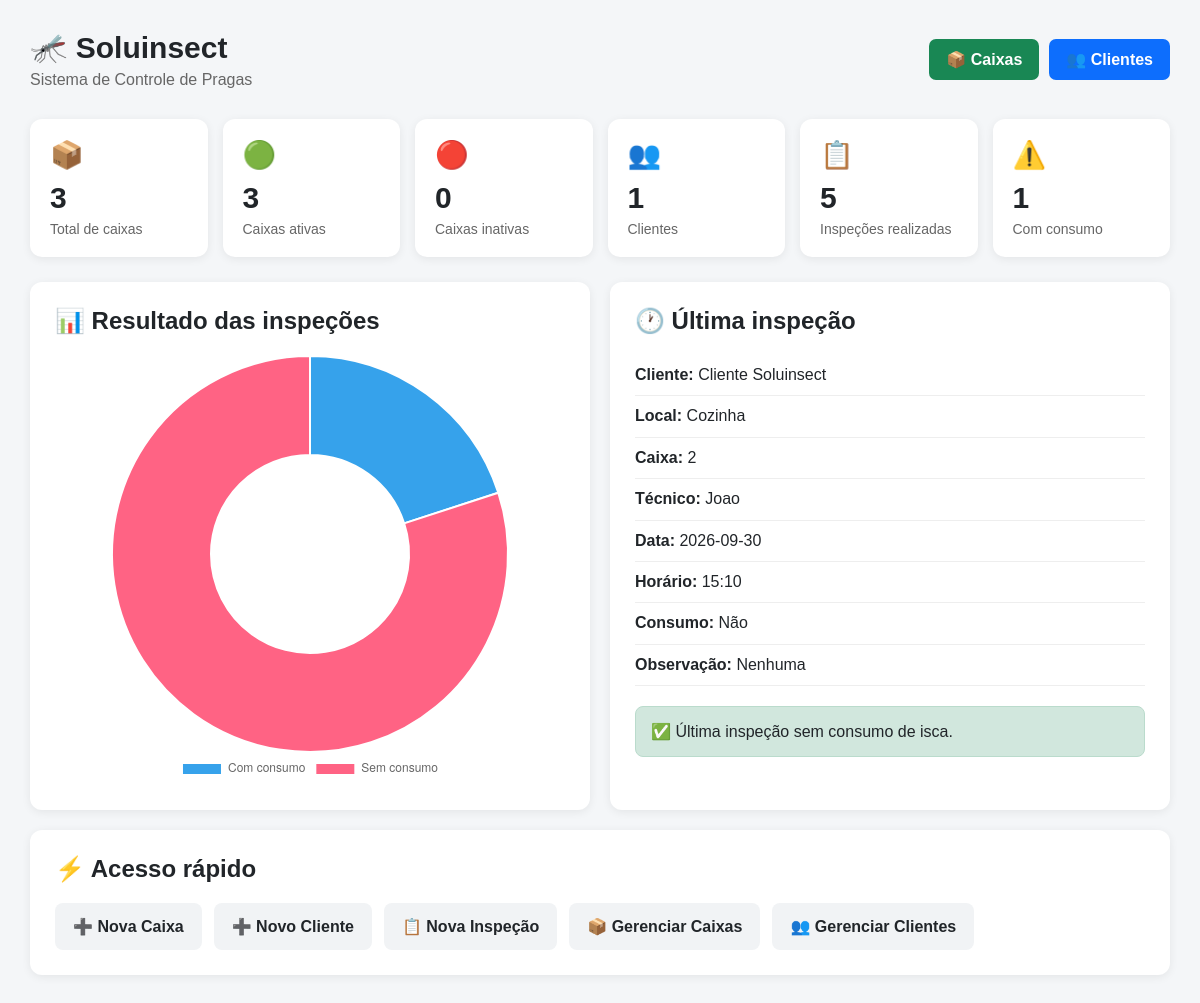
The page / on the database its author committed.
### tables this page shows
CREATE TABLE clientes (
    id INTEGER PRIMARY KEY AUTOINCREMENT,
    nome TEXT NOT NULL,
    telefone TEXT,
    email TEXT
);

CREATE TABLE caixas (
    id INTEGER PRIMARY KEY AUTOINCREMENT,
    cliente_id INTEGER NOT NULL,
    local TEXT NOT NULL,
    status TEXT DEFAULT 'Ativa',
    FOREIGN KEY (cliente_id) REFERENCES clientes(id)
);

CREATE TABLE inspecoes (
            id INTEGER PRIMARY KEY AUTOINCREMENT,
            caixa_id INTEGER NOT NULL,
            data TEXT NOT NULL,
            consumo TEXT NOT NULL,
            observacao TEXT, tecnico TEXT, horario TEXT,
            FOREIGN KEY (caixa_id) REFERENCES caixas(id)
        );

### app.py (the view)
@app.route("/")
def index():
    conexao = conectar_banco()
    clientes = conexao.execute(
        "SELECT * FROM clientes ORDER BY id"
    ).fetchall()
    caixas = conexao.execute(
        """
        SELECT
            caixas.id,
            caixas.cliente_id,
            caixas.local,
            caixas.status,
            clientes.nome AS cliente_nome
        FROM caixas
        JOIN clientes
            ON caixas.cliente_id = clientes.id
        ORDER BY caixas.id
        """
    ).fetchall()
    total_inspecoes = conexao.execute(
        """
        SELECT COUNT(*) AS total
        FROM inspecoes
        JOIN caixas
            ON inspecoes.caixa_id = caixas.id
        """
    ).fetchone()["total"]
    inspecoes_consumo = conexao.execute(
        """
        SELECT COUNT(*) AS total
        FROM inspecoes
        JOIN caixas
            ON inspecoes.caixa_id = caixas.id
        WHERE inspecoes.consumo = 'Sim'
        """
    ).fetchone()["total"]
    inspecoes_sem_consumo = conexao.execute(
        """
        SELECT COUNT(*) AS total
        FROM inspecoes
        JOIN caixas
            ON inspecoes.caixa_id = caixas.id
        WHERE inspecoes.consumo = 'Não'
        """
    ).fetchone()["total"]
    ultima_inspecao = conexao.execute(
        """
        SELECT
            inspecoes.id,
            inspecoes.caixa_id,
            inspecoes.data,
            inspecoes.consumo,
            inspecoes.observacao,
            inspecoes.tecnico,
            inspecoes.horario,
            caixas.local,
            clientes.nome AS cliente_nome
        FROM inspecoes
        JOIN caixas
            ON inspecoes.caixa_id = caixas.id
        JOIN clientes
            ON caixas.cliente_id = clientes.id
        ORDER BY inspecoes.data DESC, inspecoes.id DESC
        LIMIT 1
        """
    ).fetchone()
    conexao.close()
    return render_template(
        "index.html",
        clientes=clientes,
        caixas=caixas,
        total_inspecoes=total_inspecoes,
        inspecoes_consumo=inspecoes_consumo,
        inspecoes_sem_consumo=inspecoes_sem_consumo,
        ultima_inspecao=ultima_inspecao
    )

### app.py (called while the page is built)
def conectar_banco():
    conexao = sqlite3.connect("database.db")
    conexao.row_factory = sqlite3.Row
    return conexao

### templates/index.html (shortened to what this page needs)
<!DOCTYPE html>
<html lang="pt-BR">
<head>
</head>
<body>
<div class="container">
    <div class="topo">
        <div>
            <h1>🦟 Soluinsect</h1>
            <p>
                Sistema de Controle de Pragas
            </p>
        </div>
        <div class="botoes">
            <a
                class="botao caixas"
                href="/lista-caixas"
            >
                📦 Caixas
            </a>
            <a
                class="botao clientes"
                href="/lista-clientes"
            >
                👥 Clientes
            </a>
        </div>
    </div>
    <div class="cards">
        <div class="card">
            <div class="icone">
                📦
            </div>
            <div class="numero">
                {{ caixas|length }}
            </div>
            <div class="titulo">
                Total de caixas
            </div>
        </div>
        <div class="card">
            <div class="icone">
                🟢
            </div>
            <div class="numero">
                {{ caixas|selectattr("status", "equalto", "Ativa")|list|length }}
            </div>
            <div class="titulo">
                Caixas ativas
            </div>
        </div>
        <div class="card">
            <div class="icone">
                🔴
            </div>
            <div class="numero">
                {{ caixas|rejectattr("status", "equalto", "Ativa")|list|length }}
            </div>
            <div class="titulo">
                Caixas inativas
            </div>
        </div>
        <div class="card">
            <div class="icone">
                👥
            </div>
            <div class="numero">
                {{ clientes|length }}
            </div>
            <div class="titulo">
                Clientes
            </div>
        </div>
        <div class="card">
            <div class="icone">
                📋
            </div>
            <div class="numero">
                {{ total_inspecoes }}
            </div>
            <div class="titulo">
                Inspeções realizadas
            </div>
        </div>
        <div class="card">
            <div class="icone">
                ⚠️
            </div>
            <div class="numero">
                {{ inspecoes_consumo }}
            </div>
            <div class="titulo">
                Com consumo
            </div>
        </div>
    </div>
    <div class="conteudo">
        <div class="secao">
            <h2>
                📊 Resultado das inspeções
            </h2>
            <div class="grafico">
                <canvas id="graficoInspecoes"></canvas>
            </div>
        </div>
        <div class="secao">
            <h2>
                🕐 Última inspeção
            </h2>
            {% if ultima_inspecao %}
                <div class="ultima">
                    <div class="linha">
                        <strong>Cliente:</strong>
                        {{ ultima_inspecao.cliente_nome }}
                    </div>
                    <div class="linha">
                        <strong>Local:</strong>
                        {{ ultima_inspecao.local }}
                    </div>
                    <div class="linha">
                        <strong>Caixa:</strong>
                        {{ ultima_inspecao.caixa_id }}
                    </div>
                    <div class="linha">
                        <strong>Técnico:</strong>
                        {{ ultima_inspecao.tecnico or "-" }}
                    </div>
                    <div class="linha">
                        <strong>Data:</strong>
                        {{ ultima_inspecao.data }}
                    </div>
                    <div class="linha">
                        <strong>Horário:</strong>
                        {{ ultima_inspecao.horario or "-" }}
                    </div>
                    <div class="linha">
                        <strong>Consumo:</strong>
                        {{ ultima_inspecao.consumo }}
                    </div>
                    <div class="linha">
                        <strong>Observação:</strong>
                        {{ ultima_inspecao.observacao or "-" }}
                    </div>
                </div>
            {% else %}
                <p>
                    Nenhuma inspeção realizada ainda.
                </p>
            {% endif %}
            {% if ultima_inspecao %}
                {% if ultima_inspecao.consumo == "Sim" %}
                    <div class="alerta">
                        ⚠️ <strong>Atenção:</strong>
                        A última inspeção registrou
                        consumo de isca.
                    </div>
                {% else %}
                    <div class="sem-alerta">
                        ✅ Última inspeção sem consumo de isca.
                    </div>
                {% endif %}
            {% endif %}
        </div>
    </div>
    <div class="secao">
        <h2>
            ⚡ Acesso rápido
        </h2>
        <div class="acoes">
            <a
                class="acao"
                href="/caixas"
            >
                ➕ Nova Caixa
            </a>
            <a
                class="acao"
                href="/clientes"
            >
                ➕ Novo Cliente
            </a>
            <a
                class="acao"
                href="/nova-inspecao"
            >
                📋 Nova Inspeção
            </a>
            <a
                class="acao"
                href="/lista-caixas"
            >
                📦 Gerenciar Caixas
            </a>
            <a
                class="acao"
                href="/lista-clientes"
            >
                👥 Gerenciar Clientes
            </a>
        </div>
    </div>
</div>
<script>
    const consumo = {{ inspecoes_consumo }};
    const semConsumo = {{ inspecoes_sem_consumo }};
    new Chart(
        document.getElementById("graficoInspecoes"),
        {
            type: "doughnut",
            data: {
                labels: [
                    "Com consumo",
                    "Sem consumo"
                ],
                datasets: [
                    {
                        data: [
                            consumo,
                            semConsumo
                        ]
                    }
                ]
            },
            options: {
                responsive: true,
                plugins: {
                    legend: {
                        position: "bottom"
                    }
                }
            }
        }
    );
</script>
</body>
</html>

### templates/index.html (style rules this page uses)
* { box-sizing: border-box; }
body { font-family: Arial, sans-serif; background: #f4f6f8; margin: 0; color: #212529; }
.container { max-width: 1250px; margin: auto; padding: 30px; }
.topo { display: flex; justify-content: space-between; align-items: center; margin-bottom: 30px; }
.topo h1 { margin: 0; font-size: 30px; }
.topo p { margin: 6px 0 0; color: #666; }
.botoes { display: flex; gap: 10px; }
.botao { padding: 11px 17px; border-radius: 7px; text-decoration: none; color: white; font-weight: bold; }
.caixas { background: #198754; }
.clientes { background: #0d6efd; }
.cards { display: grid; grid-template-columns: repeat(6, 1fr); gap: 15px; margin-bottom: 25px; }
.card { background: white; padding: 20px; border-radius: 12px; box-shadow: 0 2px 10px rgba(0,0,0,0.07); }
.icone { font-size: 27px; }
.numero { font-size: 30px; font-weight: bold; margin-top: 10px; }
.titulo { color: #666; margin-top: 6px; font-size: 14px; }
.conteudo { display: grid; grid-template-columns: 1fr 1fr; gap: 20px; margin-bottom: 20px; }
.secao { background: white; padding: 25px; border-radius: 12px; box-shadow: 0 2px 10px rgba(0,0,0,0.07); }
.secao h2 { margin-top: 0; margin-bottom: 20px; }
.grafico { max-width: 430px; margin: auto; }
.ultima { line-height: 1.9; }
.linha { border-bottom: 1px solid #eee; padding: 5px 0; }
.sem-alerta { margin-top: 20px; padding: 15px; border-radius: 8px; background: #d1e7dd; border: 1px solid #badbcc; }
.acoes { display: flex; flex-wrap: wrap; gap: 12px; }
.acao { padding: 14px 18px; border-radius: 8px; text-decoration: none; background: #f1f3f5; color: #212529; font-weight: bold; }

### rows shown on the page
clientes: cliente_nome "Cliente Soluinsect"
caixas: local "Cozinha"
inspecoes: caixa_id "2", tecnico "Joao", data "2026-09-30", horario "15:10", consumo "Não", observacao "Nenhuma"

### other values the page prints
{{ caixas|length }} "3"
{{ caixas|selectattr("status", "equalto", "Ativa")|list|length }} "3"
{{ caixas|rejectattr("status", "equalto", "Ativa")|list|length }} "0"
{{ clientes|length }} "1"
{{ total_inspecoes }} "5"
{{ inspecoes_consumo }} "1"
chart data {{ inspecoes_consumo }} 1
chart data {{ inspecoes_sem_consumo }} 4
